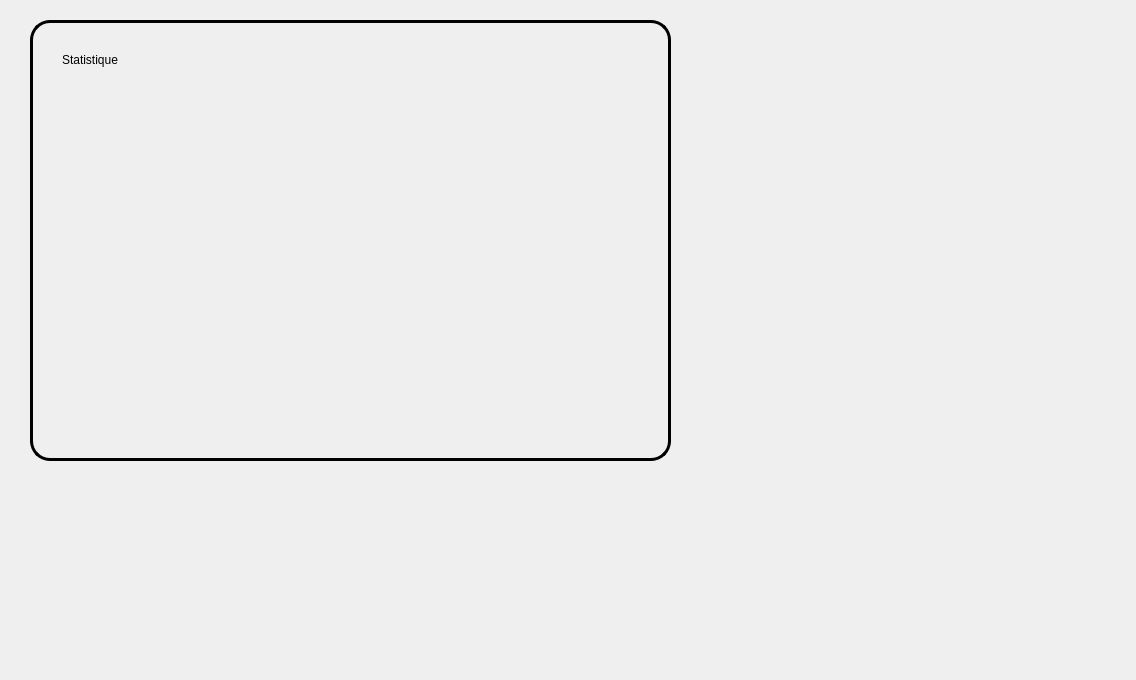
<?xml version="1.0" encoding="UTF-8"?>
<ui version="4.0">
 <class>statistique</class>
 <widget class="QDialog" name="statistique">
  <property name="geometry">
   <rect>
    <x>0</x>
    <y>0</y>
    <width>1136</width>
    <height>680</height>
   </rect>
  </property>
  <property name="windowTitle">
   <string>Dialog</string>
  </property>
  <widget class="QFrame" name="frame">
   <property name="geometry">
    <rect>
     <x>30</x>
     <y>20</y>
     <width>641</width>
     <height>441</height>
    </rect>
   </property>
   <property name="styleSheet">
    <string notr="true">border: 3px solid #000000;
border-radius: 20px;</string>
   </property>
   <property name="frameShape">
    <enum>QFrame::Shape::StyledPanel</enum>
   </property>
   <property name="frameShadow">
    <enum>QFrame::Shadow::Raised</enum>
   </property>
   <widget class="QLabel" name="label">
    <property name="geometry">
     <rect>
      <x>32</x>
      <y>9</y>
      <width>391</width>
      <height>61</height>
     </rect>
    </property>
    <property name="styleSheet">
     <string notr="true">border : none;</string>
    </property>
    <property name="text">
     <string>Statistique </string>
    </property>
   </widget>
  </widget>
 </widget>
 <resources/>
 <connections/>
</ui>
